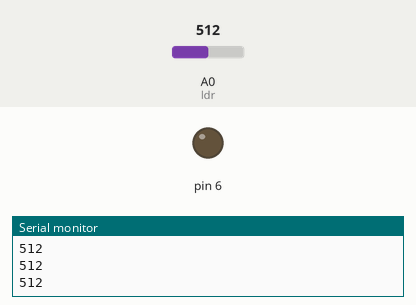
Recording of a sketch running on a simulated Arduino Uno, built with avr-gcc and run on an emulated ATmega328P. Parts: output pins drawn as LEDs (lit = HIGH), the last lines printed to the serial monitor. The inputs (shaded band) are chosen by the test bench; at power-on: A0 (ldr) = 512.

Above: at 1.2 s.
1.3 s: A0 (ldr) set to 685
2.8 s: A0 (ldr) set to 707
At 4.0 s:
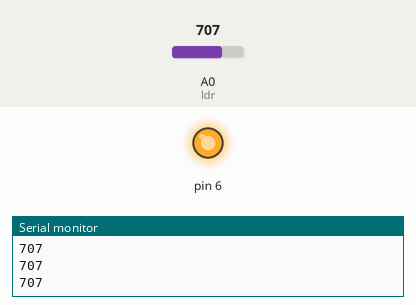
4.3 s: A0 (ldr) set to 690
At 5.3 s:
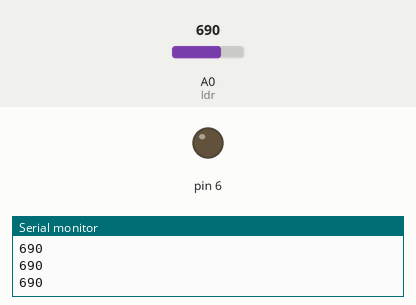
5.8 s: A0 (ldr) set to 710
At 6.5 s:
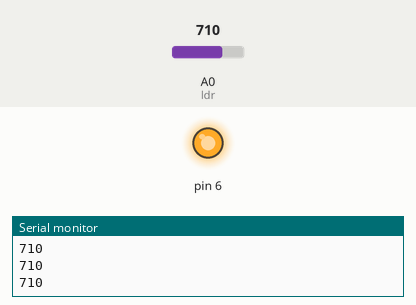
Timing chart, 0 to 8.3 s (numbered marks = the images above; inputs shaded):
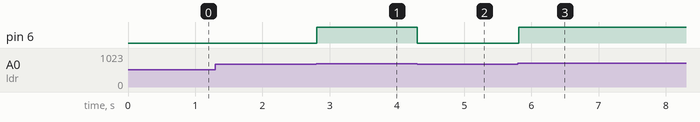

Measured:
- the behaviour switches between 700 and 701 on A0 (ldr) (found by bisection; images 0 and 1)
- after the input at 2.8 s, pin 6: LOW → HIGH at once
- after the input at 4.3 s, pin 6: HIGH → LOW at once
- after the input at 5.8 s, pin 6: LOW → HIGH at once

The sketch:

_6.LDR.ino
```cpp
int led = 6;
int ldr = A0;
void setup() {
pinMode(6,OUTPUT);
pinMode(A0,INPUT);
Serial.begin(9600);
}

void loop() {
 int x = analogRead(ldr);
 Serial.println(x);
 if(x>700){
  digitalWrite(6,HIGH);
  }
  else{
    digitalWrite(6,LOW);
    }
}
```
